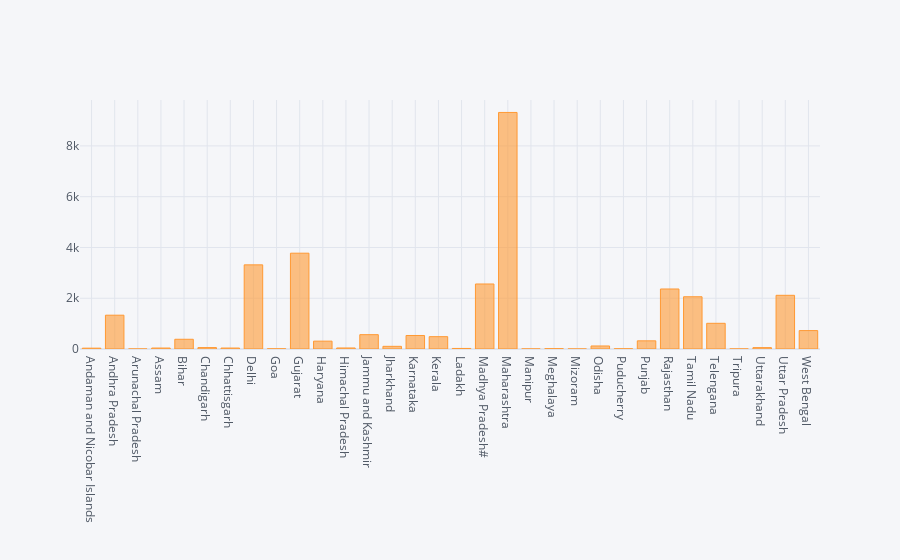
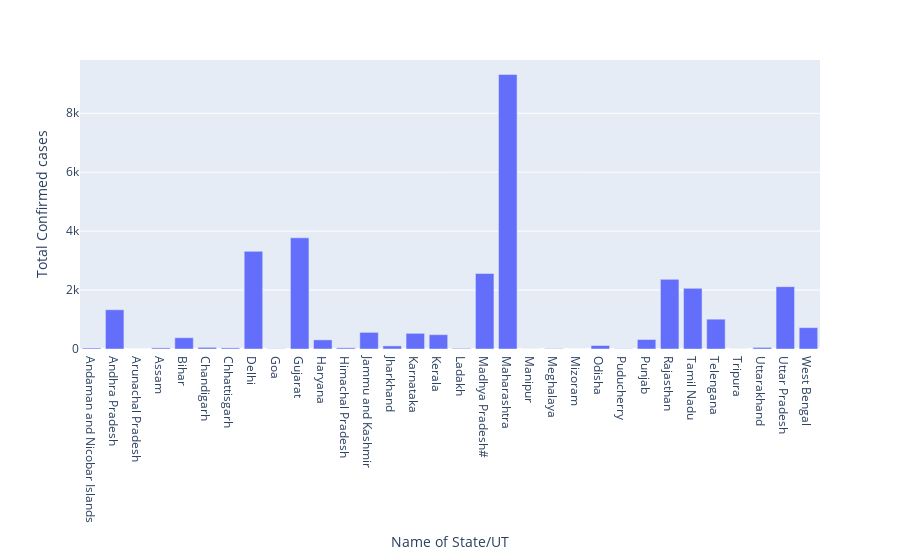

Write notebook code for charts like these, in order.
### Code cell
#Graphical Represantation

state_data.plot(kind='bar', x = 'Name of State/UT', y = 'Total Confirmed cases')
plt.show()
state_data.iplot(kind='bar', x = 'Name of State/UT', y = 'Total Confirmed cases')

px.bar(state_data, x = 'Name of State/UT', y = 'Total Confirmed cases')

### Figure 1 — Plotly figure (JSON) as saved in the notebook; plotly's stock layout.template omitted (floating-point values rounded to 4 significant figures)
{"data": [{"marker": {"color": "rgba(255, 153, 51, 0.6)", "line": {"color": "rgba(255, 153, 51, 1.0)", "width": 1}}, "name": "Total Confirmed cases", "orientation": "v", "text": "", "type": "bar", "x": ["Andaman and Nicobar Islands", "Andhra Pradesh", "Arunachal Pradesh", "Assam", "Bihar", "Chandigarh", "Chhattisgarh", "Delhi", "Goa", "Gujarat", "Haryana", "Himachal Pradesh", "Jammu and Kashmir", "Jharkhand", "Karnataka", "Kerala", "Ladakh", "Madhya Pradesh#", "Maharashtra", "Manipur", "Meghalaya", "Mizoram", "Odisha", "Puducherry", "Punjab", "Rajasthan", "Tamil Nadu", "Telengana", "Tripura", "Uttarakhand", "Uttar Pradesh", "West Bengal"], "y": [33, 1332, 1, 38, 383, 56, 38, 3314, 7, 3774, 310, 40, 565, 105, 532, 486, 22, 2561, 9318, 2, 12, 1, 119, 8, 322, 2364, 2058, 1012, 2, 54, 2115, 725]}], "layout": {"legend": {"bgcolor": "#F5F6F9", "font": {"color": "#4D5663"}}, "paper_bgcolor": "#F5F6F9", "plot_bgcolor": "#F5F6F9", "title": {"font": {"color": "#4D5663"}}, "xaxis": {"gridcolor": "#E1E5ED", "showgrid": true, "tickfont": {"color": "#4D5663"}, "title": {"font": {"color": "#4D5663"}, "text": ""}, "zerolinecolor": "#E1E5ED"}, "yaxis": {"gridcolor": "#E1E5ED", "showgrid": true, "tickfont": {"color": "#4D5663"}, "title": {"font": {"color": "#4D5663"}, "text": ""}, "zerolinecolor": "#E1E5ED"}}}

### Figure 2 — Plotly figure (JSON) as saved in the notebook; plotly's stock layout.template omitted (floating-point values rounded to 4 significant figures)
{"data": [{"alignmentgroup": "True", "hovertemplate": "Name of State/UT=%{x}<br>Total Confirmed cases=%{y}<extra></extra>", "legendgroup": "", "marker": {"color": "#636efa"}, "name": "", "offsetgroup": "", "orientation": "v", "showlegend": false, "textposition": "auto", "type": "bar", "x": ["Andaman and Nicobar Islands", "Andhra Pradesh", "Arunachal Pradesh", "Assam", "Bihar", "Chandigarh", "Chhattisgarh", "Delhi", "Goa", "Gujarat", "Haryana", "Himachal Pradesh", "Jammu and Kashmir", "Jharkhand", "Karnataka", "Kerala", "Ladakh", "Madhya Pradesh#", "Maharashtra", "Manipur", "Meghalaya", "Mizoram", "Odisha", "Puducherry", "Punjab", "Rajasthan", "Tamil Nadu", "Telengana", "Tripura", "Uttarakhand", "Uttar Pradesh", "West Bengal"], "xaxis": "x", "y": [33, 1332, 1, 38, 383, 56, 38, 3314, 7, 3774, 310, 40, 565, 105, 532, 486, 22, 2561, 9318, 2, 12, 1, 119, 8, 322, 2364, 2058, 1012, 2, 54, 2115, 725], "yaxis": "y"}], "layout": {"barmode": "relative", "legend": {"tracegroupgap": 0}, "margin": {"t": 60}, "xaxis": {"anchor": "y", "domain": [0, 1], "title": {"text": "Name of State/UT"}}, "yaxis": {"anchor": "x", "domain": [0, 1], "title": {"text": "Total Confirmed cases"}}}}
